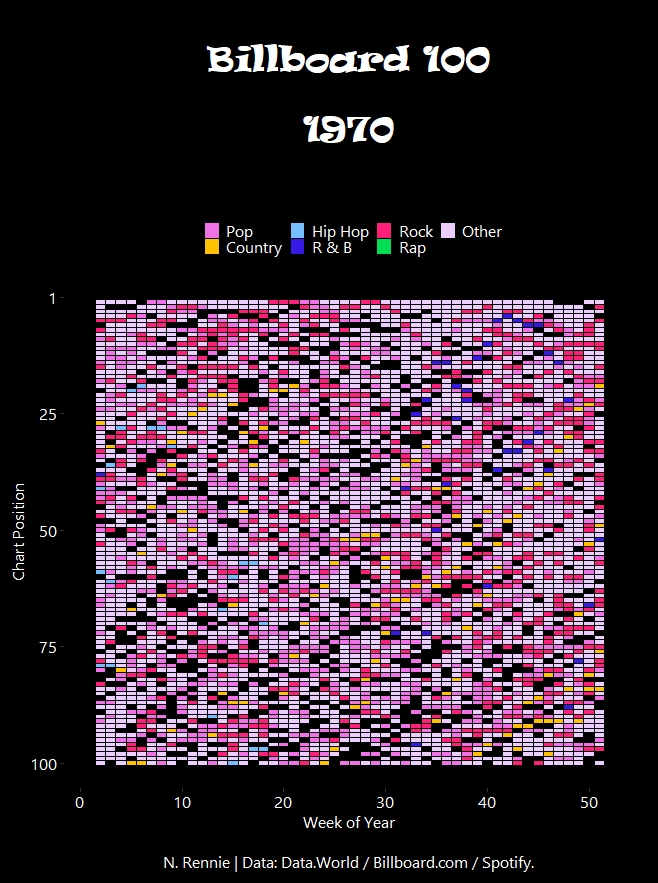

The R source for this figure:
library(tidyverse)
library(cowplot)
library(extrafont)
library(lubridate)

tuesdata <- tidytuesdayR::tt_load('2021-09-14')

billboard <- tuesdata$billboard
audio_features <- tuesdata$audio_features
audio <- audio_features[,c(1,4,10)]

#function for genre
select_genre <- function(word){
  if (is.na(word)){
    return(NA)
  }
  if (grepl("pop", word, fixed = TRUE)){
    return("Pop")
  }
  if (grepl("rap", word, fixed = TRUE)){
    return("Rap")
  }
  if (grepl("rock", word, fixed = TRUE)){
    return("Rock")
  }
  if (grepl("country", word, fixed = TRUE)){
    return("Country")
  }
  if (grepl("r&b", word, fixed = TRUE)){
    return("R & B")
  }
  if (grepl("hip hop", word, fixed = TRUE)){
    return("Hip Hop")
  }
  else {
    return("Other")
  }
}

#prep data
chosen_year <- 1970
billboard_data <- billboard %>% 
  mutate(week_date = as.Date(week_id, format="%m/%d/%Y")) %>% 
  filter(year(week_date) == chosen_year) %>% 
  left_join(audio, by="song_id") %>%
  mutate(week_num = week(week_date)) 
main_genre = sapply(billboard_data$spotify_genre, function(x) unlist(strsplit(str_sub(x, 3, -3), split = "\', \'"))[1])
billboard_data$main_genre <- main_genre
genre <- unname(sapply(billboard_data$main_genre, function(x) select_genre(x)))
billboard_data$genre <- genre

#switch some to other = gray, na=black
genre_plot <- ggplot() +
  geom_tile(data=billboard_data, mapping=aes(x=week_num, y=week_position, fill = genre), colour="black") + 
  scale_y_reverse(breaks=c(0,25,50,75,100), labels=c(1,25,50,75,100)) +
  xlim(1,52) +
  labs(x="Week of Year\n", y="Chart Position", caption="N. Rennie | Data: Data.World / Billboard.com / Spotify.", 
       title=paste("\nBillboard 100\n\n", chosen_year, "\n", sep=""), 
       subtitle="") + 
  scale_fill_manual("", values=c("Other"="#ebcdfe", "Country"="#fec202", "Hip Hop"="#75bdfe", "R & B"="#3619e5", "Rock"="#ff1e79", "Pop"="#f172e7", "Rap"="#02dd53", "NA"="black"), 
                    na.value="black", 
                    breaks=c("Pop", "Country", "Hip Hop", "R & B", "Rock", "Rap","Other")) +
  theme(plot.background = element_rect(fill = "black", colour="black"),
        panel.background = element_rect(fill = "black", colour="black"),
        legend.background = element_rect(fill = "black"),
        legend.key = element_rect(fill = "black", colour="black"), 
        legend.text =  element_text(colour = 'white', size=12, family="Segoe UI"),
        plot.title = element_text(colour = 'white', size=24, face="bold", hjust = 0.5, family="Ravie"),
        plot.subtitle = element_text(colour = 'white', size=14, hjust = 0.5, family="Segoe UI"),
        plot.caption = element_text(colour = 'white', size=12, hjust = 0.5, family="Segoe UI"),
        legend.position="top",
        legend.key.size = unit(0.4, 'cm'),
        plot.margin = unit(c(0.3, 0.6, 0.3, 0.3), "cm"), #top, right, bottom, left
        axis.title= element_text(colour = 'white', size=12, hjust = 0.5, family="Segoe UI"),
        axis.text = element_text(colour = 'white', size=12, hjust = 0.5, family="Segoe UI"),
        panel.grid.minor = element_blank(), 
        panel.grid.major = element_blank())
genre_plot


#animate 
anim_function <- function(chosen_year){
  billboard_data <- billboard %>% 
    mutate(week_date = as.Date(week_id, format="%m/%d/%Y")) %>% 
    filter(year(week_date) == chosen_year) %>% 
    left_join(audio, by="song_id") %>%
    mutate(week_num = week(week_date)) 
  main_genre = sapply(billboard_data$spotify_genre, function(x) unlist(strsplit(str_sub(x, 3, -3), split = "\', \'"))[1])
  billboard_data$main_genre <- main_genre
  genre <- unname(sapply(billboard_data$main_genre, function(x) select_genre(x)))
  billboard_data$genre <- genre
  #switch some to other = gray, na=black
  genre_plot <- ggplot() +
    geom_tile(data=billboard_data, mapping=aes(x=week_num, y=week_position, fill = genre), colour="black") + 
    scale_y_reverse(breaks=c(0,25,50,75,100), labels=c(1,25,50,75,100)) +
    xlim(1,52) +
    labs(x="Week of Year\n", y="Chart Position", caption="N. Rennie | Data: Data.World / Billboard.com / Spotify.", 
         title=paste("\nBillboard 100\n\n", chosen_year, "\n", sep=""), 
         subtitle="") + 
    scale_fill_manual("", values=c("Other"="#ebcdfe", "Country"="#fec202", "Hip Hop"="#75bdfe", "R & B"="#3619e5", "Rock"="#ff1e79", "Pop"="#f172e7", "Rap"="#02dd53", "NA"="black"), 
                      na.value="black", 
                      breaks=c("Pop", "Country", "Hip Hop", "R & B", "Rock", "Rap","Other")) +
    theme(plot.background = element_rect(fill = "black", colour="black"),
          panel.background = element_rect(fill = "black", colour="black"),
          legend.background = element_rect(fill = "black"),
          legend.key = element_rect(fill = "black", colour="black"), 
          legend.text =  element_text(colour = 'white', size=12, family="Segoe UI"),
          plot.title = element_text(colour = 'white', size=24, face="bold", hjust = 0.5, family="Ravie"),
          plot.subtitle = element_text(colour = 'white', size=14, hjust = 0.5, family="Segoe UI"),
          plot.caption = element_text(colour = 'white', size=12, hjust = 0.5, family="Segoe UI"),
          legend.position="top",
          legend.key.size = unit(0.4, 'cm'),
          plot.margin = unit(c(0.3, 0.6, 0.3, 0.3), "cm"), #top, right, bottom, left
          axis.title= element_text(colour = 'white', size=12, hjust = 0.5, family="Segoe UI"),
          axis.text = element_text(colour = 'white', size=12, hjust = 0.5, family="Segoe UI"),
          panel.grid.minor = element_blank(), 
          panel.grid.major = element_blank())
  return(genre_plot)
}

#save plots
for(i in 1970:2020){
  k <- anim_function(i)
  ggsave(k, filename = paste(i, ".jpg", sep=""),  bg = "transparent")
}

#animate gif of progress
imgs <- list.files(full.names = TRUE)
img_list <- lapply(imgs, image_read)
img_joined <- image_join(img_list)
anim <- image_animate(image_joined, fps = 4)
image_write(image = anim,path = "14092021.gif")
